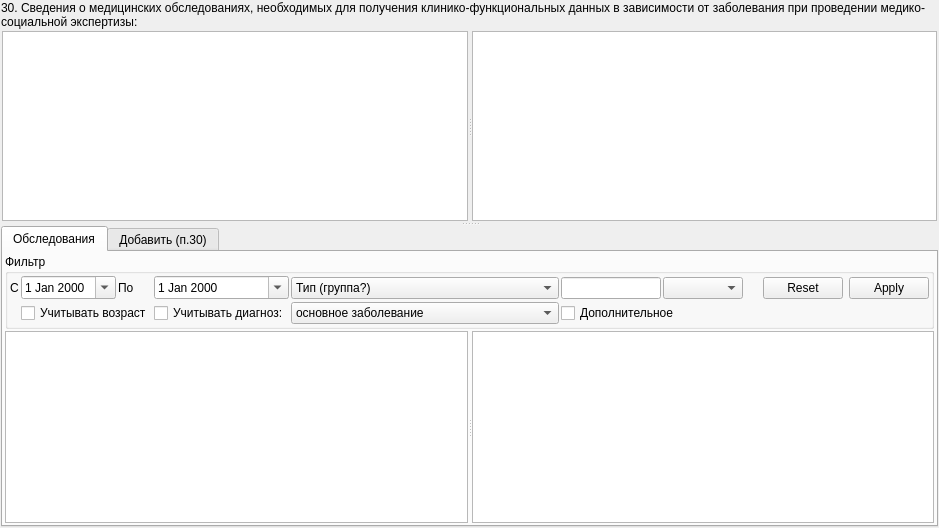
          <widget class="QWidget" name="tabInspection">
           <attribute name="title">
            <string>О&amp;бследование (п.30)</string>
           </attribute>
           <layout class="QGridLayout" name="gridLayout_57">
            <property name="margin">
             <number>1</number>
            </property>
            <property name="spacing">
             <number>1</number>
            </property>
            <item row="0" column="0">
             <widget class="QLabel" name="lblInfoAboutMedicalExaminationsRequired">
              <property name="text">
               <string>30. Сведения о медицинских обследованиях, необходимых для получения клинико-функциональных данных в зависимости от заболевания при проведении медико-социальной экспертизы:</string>
              </property>
              <property name="wordWrap">
               <bool>true</bool>
              </property>
             </widget>
            </item>
            <item row="1" column="0">
             <widget class="QSplitter" name="splInspection">
              <property name="orientation">
               <enum>Qt::Vertical</enum>
              </property>
              <property name="childrenCollapsible">
               <bool>false</bool>
              </property>
              <widget class="QWidget" name="tabInfoAboutMedicalExaminationsRequired" native="true">
               <layout class="QGridLayout" name="gridLayout_51">
                <property name="margin">
                 <number>1</number>
                </property>
                <property name="spacing">
                 <number>1</number>
                </property>
                <item row="0" column="0">
                 <widget class="QSplitter" name="splitter_4">
                  <property name="orientation">
                   <enum>Qt::Horizontal</enum>
                  </property>
                  <widget class="CInDocTableView" name="tblAboutMedicalExaminationsRequiredAction">
                   <property name="selectionBehavior">
                    <enum>QAbstractItemView::SelectRows</enum>
                   </property>
                  </widget>
                  <widget class="CActionPropertiesTableView" name="tblAboutMedicalExaminationsRequiredProperties"/>
                 </widget>
                </item>
               </layout>
              </widget>
              <widget class="QTabWidget" name="tabAmbCardInspection_30">
               <property name="tabPosition">
                <enum>QTabWidget::North</enum>
               </property>
               <property name="currentIndex">
                <number>0</number>
               </property>
               <widget class="QWidget" name="tabAmbCardDiagnostic_30">
                <attribute name="title">
                 <string>Обследования</string>
                </attribute>
                <layout class="QGridLayout" name="_14">
                 <property name="margin">
                  <number>2</number>
                 </property>
                 <property name="spacing">
                  <number>2</number>
                 </property>
                 <item row="0" column="0">
                  <widget class="QGroupBox" name="frmAmbCardDiagnosticFilter_30">
                   <property name="sizePolicy">
                    <sizepolicy hsizetype="Preferred" vsizetype="Minimum">
                     <horstretch>0</horstretch>
                     <verstretch>0</verstretch>
                    </sizepolicy>
                   </property>
                   <property name="title">
                    <string>Фильтр</string>
                   </property>
                   <layout class="QGridLayout" name="_15">
                    <property name="margin">
                     <number>2</number>
                    </property>
                    <property name="spacing">
                     <number>2</number>
                    </property>
                    <item row="1" column="1" colspan="2">
                     <widget class="QCheckBox" name="chkCheckAge_30">
                      <property name="text">
                       <string>Учитывать возраст</string>
                      </property>
                      <property name="checked">
                       <bool>false</bool>
                      </property>
                     </widget>
                    </item>
                    <item row="1" column="4" colspan="2">
                     <widget class="QComboBox" name="cmbCheckMKB_30">
                      <item>
                       <property name="text">
                        <string>основное заболевание</string>
                       </property>
                      </item>
                      <item>
                       <property name="text">
                        <string>осложнения основного заболевания</string>
                       </property>
                      </item>
                      <item>
                       <property name="text">
                        <string>сопутствующие заболевания</string>
                       </property>
                      </item>
                      <item>
                       <property name="text">
                        <string>осложнения сопутствующих заболеваний</string>
                       </property>
                      </item>
                     </widget>
                    </item>
                    <item row="1" column="8" colspan="2">
                     <spacer name="horizontalSpacer_6">
                      <property name="orientation">
                       <enum>Qt::Horizontal</enum>
                      </property>
                      <property name="sizeHint" stdset="0">
                       <size>
                        <width>40</width>
                        <height>20</height>
                       </size>
                      </property>
                     </spacer>
                    </item>
                    <item row="1" column="3">
                     <widget class="QCheckBox" name="chkCheckMKB_30">
                      <property name="text">
                       <string>Учитывать диагноз:</string>
                      </property>
                      <property name="checked">
                       <bool>false</bool>
                      </property>
                     </widget>
                    </item>
                    <item row="0" column="6">
                     <widget class="QLineEdit" name="edtAmbCardDiagnosticOffice_30">
                      <property name="sizePolicy">
                       <sizepolicy hsizetype="Maximum" vsizetype="Fixed">
                        <horstretch>0</horstretch>
                        <verstretch>0</verstretch>
                       </sizepolicy>
                      </property>
                      <property name="minimumSize">
                       <size>
                        <width>60</width>
                        <height>0</height>
                       </size>
                      </property>
                      <property name="maximumSize">
                       <size>
                        <width>100</width>
                        <height>16777215</height>
                       </size>
                      </property>
                      <property name="maxLength">
                       <number>10</number>
                      </property>
                      <property name="readOnly">
                       <bool>false</bool>
                      </property>
                     </widget>
                    </item>
                    <item row="0" column="1">
                     <widget class="CDateEdit" name="edtAmbCardDiagnosticBegDate_30">
                      <property name="calendarPopup">
                       <bool>true</bool>
                      </property>
                     </widget>
                    </item>
                    <item row="0" column="8">
                     <spacer>
                      <property name="orientation">
                       <enum>Qt::Horizontal</enum>
                      </property>
                      <property name="sizeHint" stdset="0">
                       <size>
                        <width>16</width>
                        <height>24</height>
                       </size>
                      </property>
                     </spacer>
                    </item>
                    <item row="0" column="2">
                     <widget class="QLabel" name="lblAmbCardDiagnosticEndDate_30">
                      <property name="text">
                       <string>По</string>
                      </property>
                     </widget>
                    </item>
                    <item row="0" column="0">
                     <widget class="QLabel" name="lblAmbCardDiagnosticBegDate_30">
                      <property name="text">
                       <string>С</string>
                      </property>
                     </widget>
                    </item>
                    <item row="0" column="3">
                     <widget class="CDateEdit" name="edtAmbCardDiagnosticEndDate_30">
                      <property name="calendarPopup">
                       <bool>true</bool>
                      </property>
                     </widget>
                    </item>
                    <item row="0" column="4" colspan="2">
                     <widget class="CActionTypeComboBox" name="cmbAmbCardDiagnosticGroup_30">
                      <property name="sizePolicy">
                       <sizepolicy hsizetype="Expanding" vsizetype="Fixed">
                        <horstretch>0</horstretch>
                        <verstretch>0</verstretch>
                       </sizepolicy>
                      </property>
                      <property name="minimumSize">
                       <size>
                        <width>120</width>
                        <height>0</height>
                       </size>
                      </property>
                      <item>
                       <property name="text">
                        <string>Тип (группа?)</string>
                       </property>
                      </item>
                     </widget>
                    </item>
                    <item row="0" column="9">
                     <widget class="QDialogButtonBox" name="btnAmbCardDiagnosticButtonBox_30">
                      <property name="sizePolicy">
                       <sizepolicy hsizetype="Maximum" vsizetype="Fixed">
                        <horstretch>0</horstretch>
                        <verstretch>0</verstretch>
                       </sizepolicy>
                      </property>
                      <property name="orientation">
                       <enum>Qt::Horizontal</enum>
                      </property>
                      <property name="standardButtons">
                       <set>QDialogButtonBox::Apply|QDialogButtonBox::Reset</set>
                      </property>
                     </widget>
                    </item>
                    <item row="0" column="7">
                     <widget class="COrgStructureComboBox" name="cmbAmbCardDiagnosticOrgStructure_30">
                      <property name="sizePolicy">
                       <sizepolicy hsizetype="Expanding" vsizetype="Fixed">
                        <horstretch>0</horstretch>
                        <verstretch>0</verstretch>
                       </sizepolicy>
                      </property>
                      <property name="minimumSize">
                       <size>
                        <width>80</width>
                        <height>0</height>
                       </size>
                      </property>
                     </widget>
                    </item>
                    <item row="1" column="6" colspan="2">
                     <widget class="QCheckBox" name="chkAdditional_30">
                      <property name="text">
                       <string>Дополнительное</string>
                      </property>
                     </widget>
                    </item>
                   </layout>
                  </widget>
                 </item>
                 <item row="1" column="0">
                  <widget class="QFrame" name="frmAmbCardDiagnosticAction_30">
                   <property name="sizePolicy">
                    <sizepolicy hsizetype="Preferred" vsizetype="Expanding">
                     <horstretch>0</horstretch>
                     <verstretch>0</verstretch>
                    </sizepolicy>
                   </property>
                   <property name="frameShape">
                    <enum>QFrame::NoFrame</enum>
                   </property>
                   <property name="frameShadow">
                    <enum>QFrame::Raised</enum>
                   </property>
                   <layout class="QGridLayout" name="_16">
                    <property name="margin">
                     <number>0</number>
                    </property>
                    <property name="spacing">
                     <number>0</number>
                    </property>
                    <item row="0" column="0">
                     <widget class="QSplitter" name="splitterAmbCardDiagnosticAction_30">
                      <property name="orientation">
                       <enum>Qt::Horizontal</enum>
                      </property>
                      <widget class="CRegistryActionsTableView" name="tblAmbCardDiagnosticActions_30"/>
                      <widget class="CF088ActionPropertiesTableView" name="tblAmbCardDiagnosticActionProperties_30"/>
                     </widget>
                    </item>
                   </layout>
                  </widget>
                 </item>
                </layout>
               </widget>
               <widget class="QWidget" name="tabAddAmbCardDiagnostic_30">
                <attribute name="title">
                 <string>Добавить (п.30)</string>
                </attribute>
                <layout class="QGridLayout" name="gridLayout_61">
                 <property name="margin">
                  <number>2</number>
                 </property>
                 <property name="spacing">
                  <number>2</number>
                 </property>
                 <item row="0" column="0">
                  <widget class="QSplitter" name="splitter_5">
                   <property name="orientation">
                    <enum>Qt::Horizontal</enum>
                   </property>
                   <widget class="CF088AddActions29InDocTableView" name="tblAddActions_30"/>
                   <widget class="CActionPropertiesTableView" name="tblAddActionProperties_30"/>
                  </widget>
                 </item>
                </layout>
               </widget>
              </widget>
             </widget>
            </item>
           </layout>
          </widget>
